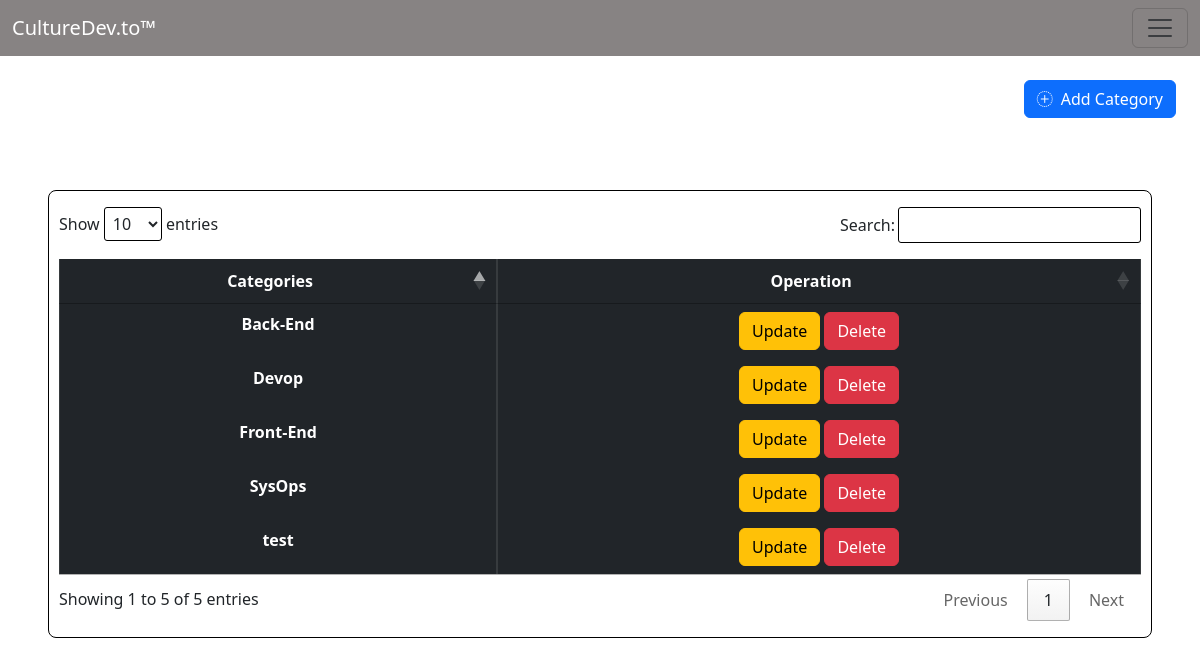
The page /pages/categories.php (signed in) on the database as committed earlier.
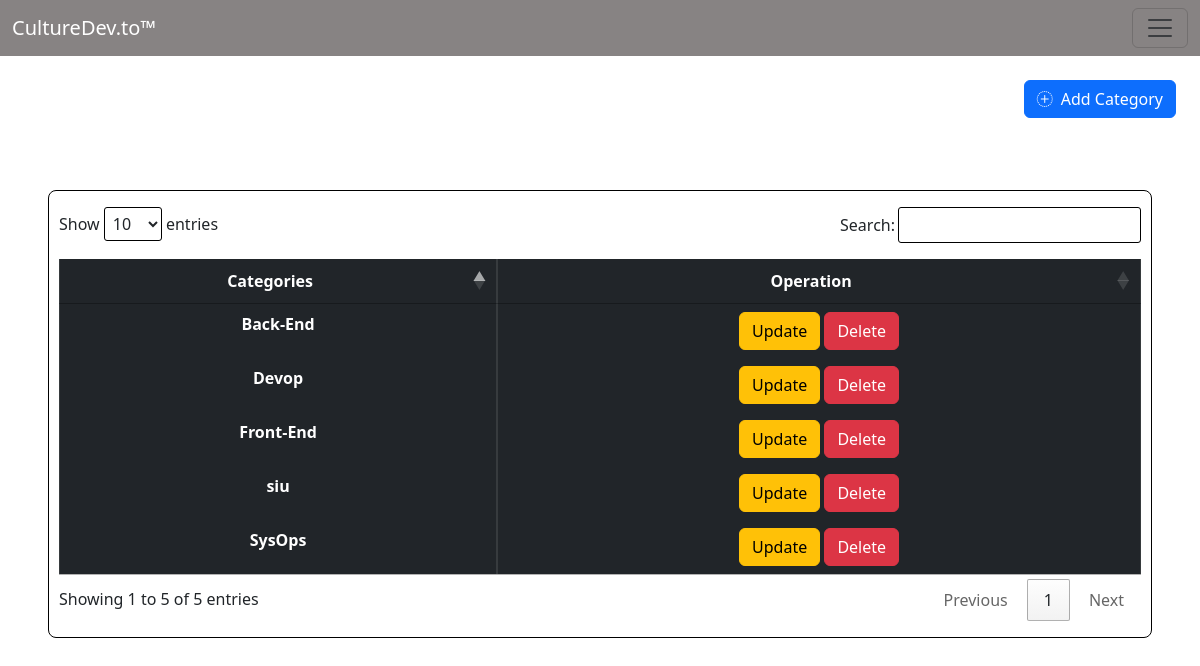
The same page on the database as committed later.
### tables this page shows
CREATE TABLE `category` (
  `id` int(11) NOT NULL,
  `name` varchar(255) NOT NULL
);

### config/database.php (called while the page is built, shortened)
<?php
class Database {
    private $host = "localhost";
    private $dbName = "culturedev";
    private $username = "root";
    private $password = "";
    public function __construct(){
        $this->con = new PDO('mysql:host='.$this->host.';dbname='.$this->dbName.';charset=utf8', $this->username, $this->password);
        return true;
    }
}
?>

### models/Crud.php (called while the page is built, shortened)
<?php
require_once __DIR__.'/../config/database.php';
class Crud extends Database
{
    protected function select($table,$rows="*",$where = null){
            if ($where != null) {
                $sql="SELECT $rows FROM $table WHERE $where";
            }else{
                $sql="SELECT $rows FROM $table";
            }
        $result = $this->con->query($sql);
        $res = $result ->fetchALL();
        return $res;
    }
}

### controllers/CategoryController.php (called while the page is built, shortened)
<?php
include_once __DIR__.'/../models/Crud.php';
class CategoryController extends Crud
{
    public function getCategory(){
        $result =$this->select("category","*");
        return $result;
    }
}

### pages/categories.php (the view, shortened to what this page needs)
<?php
$title="Categories";
include_once("../includes/head.php");
include '../controllers/CategoryController.php';
$Category= new CategoryController();
$allCategories= $Category->getCategory();
?>
<body style="height: 100vh;">
<?php include_once '../includes/sidenav.php'; ?>
        <div class="d-flex flex-wrap justify-content-end m-4 ">
                <button href="#modal-categories" data-bs-toggle="modal" class="btn btn-primary d-flex "  onclick="resetCategoryForm()"><i class="bi bi-plus-circle-dotted me-2" ></i>Add Category</button>
        </div>
    <div class="p-5" >
        <table class="table table-dark table-hover table-bordered text-center" id="myTable">
        <thead>
          <tr >
            <th class="text-center" scope="col">Categories</th>
            <th class="text-center" scope="col">Operation</th>
          </tr>
        </thead>
        <tbody>
        <?php foreach($allCategories as $category ) { ?>
          <tr>
            <th scope="row"><?php echo $category['name']; ?></th>
            <td>
                <a href="categories.php?updateId=<?php echo $category['id']; ?>" type="button" class="btn btn-warning">Update</a>
                <a href="categories.php?deleteId=<?php echo $category['id']; ?>" type="button" class="btn btn-danger">Delete</a>
            </td>
          </tr>
          <?php } ?>
        </tbody>
        </table>
    </div>
</body>
</html>

### includes/head.php (shortened to what this page needs)
<!DOCTYPE html>
<html lang="en">
<head>
    <link rel="stylesheet" href="<?php if($title != "Home") echo "../"; ?>assets/css/style.css">
    <link rel="stylesheet" href="<?php if($title != "Home") echo "../"; ?>assets/css/data-table.css">
    <link rel="stylesheet" href="//cdn.datatables.net/1.13.1/css/jquery.dataTables.min.css">
    <link rel="stylesheet" href="https://cdn.jsdelivr.net/npm/bootstrap-icons@1.10.3/font/bootstrap-icons.css">
    <link href="https://cdn.jsdelivr.net/npm/bootstrap@5.3.0-alpha1/dist/css/bootstrap.min.css" rel="stylesheet">
</head>

### includes/sidenav.php (shortened to what this page needs)
<nav class="navbar navbar-light" style="background-color: #878383!important ;">
            <div class="container-fluid">
                <a class="navbar-brand" href="../index.php" style="color: white;">CultureDev.to™</a>
                <button class="navbar-toggler" type="button" data-bs-toggle="offcanvas" data-bs-target="#offcanvasNavbar" aria-controls="offcanvasNavbar">
                    <span class="navbar-toggler-icon"></span>
                </button>
            </div>
        </nav>

Rows that differ between the two databases and show on the page:
removed category: name "test"
added category: name "siu"
